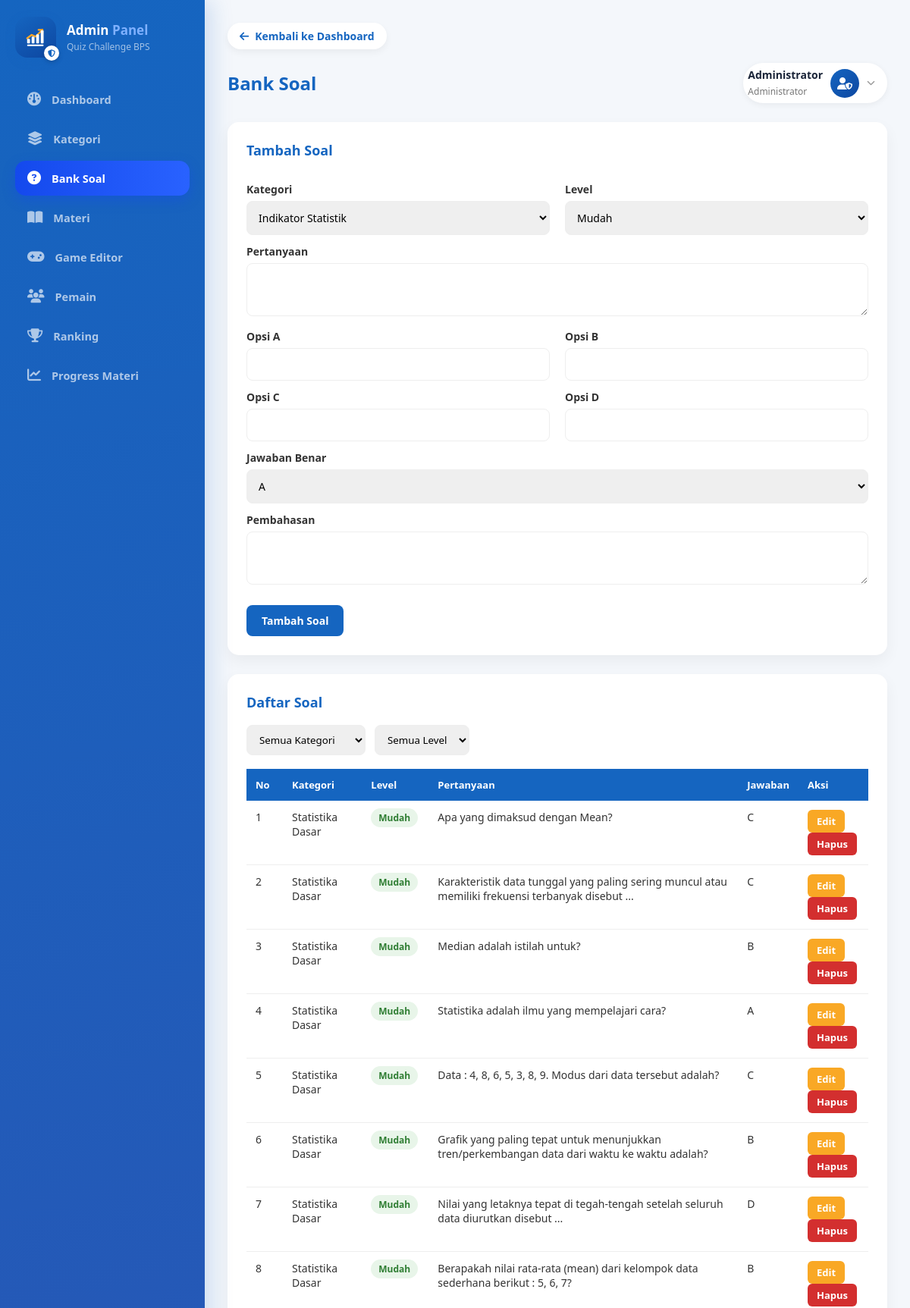
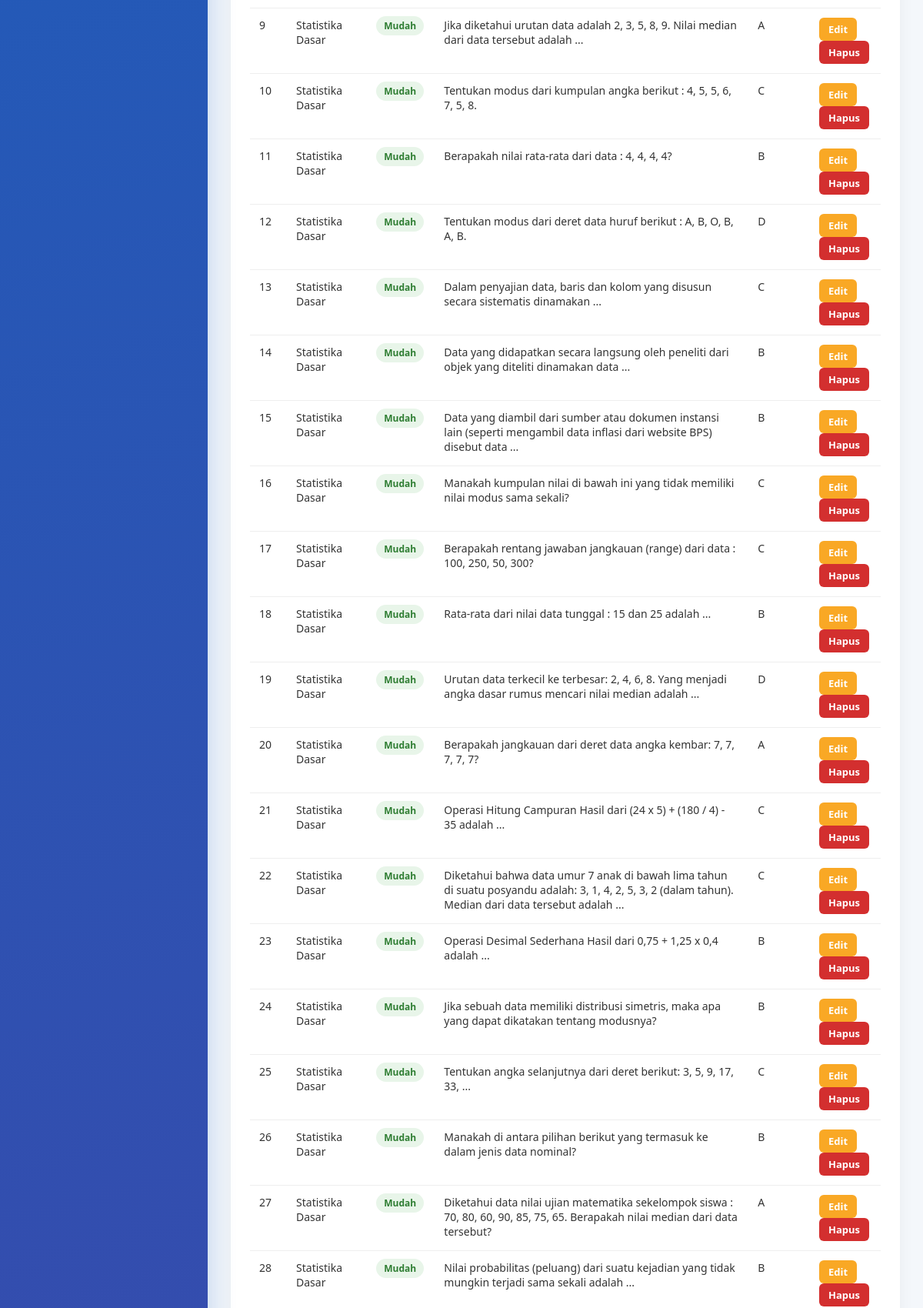
Page /admin/soal.php (signed in, upper part) on the committed database (2 pictures, top to bottom).
### tables this page shows
CREATE TABLE `kategori` (
  `id` int NOT NULL,
  `nama` varchar(100) NOT NULL,
  `icon` varchar(100) DEFAULT NULL,
  `deskripsi` text
);

CREATE TABLE `soal` (
  `id` int NOT NULL,
  `kategori_id` int DEFAULT NULL,
  `level` enum('Mudah','Sedang','Sulit') DEFAULT 'Mudah',
  `pertanyaan` text,
  `opsi_a` varchar(255) DEFAULT NULL,
  `opsi_b` varchar(255) DEFAULT NULL,
  `opsi_c` varchar(255) DEFAULT NULL,
  `opsi_d` varchar(255) DEFAULT NULL,
  `jawaban` char(1) DEFAULT NULL,
  `pembahasan` text,
  `xp` int DEFAULT '10'
);

### admin/auth.php (called while the page is built, shortened)
<?php
require_once __DIR__ . "/../koneksi.php";
$admin_id = (int) $_SESSION['admin_id'];
$stmt = mysqli_prepare($conn, "SELECT * FROM admin WHERE id=?");
mysqli_stmt_bind_param($stmt, "i", $admin_id);
mysqli_stmt_execute($stmt);
$admin = mysqli_fetch_assoc(mysqli_stmt_get_result($stmt));
function e($str) {
    return htmlspecialchars((string) $str, ENT_QUOTES, 'UTF-8');
}

### admin/soal.php (the view, shortened to what this page needs)
<?php
require __DIR__ . "/auth.php";
$levelPilihan = ['Mudah', 'Sedang', 'Sulit'];
$daftarKategoriDropdown = mysqli_query($conn, "SELECT id, nama FROM kategori ORDER BY nama");
$kategoriOptions = [];
while ($k = mysqli_fetch_assoc($daftarKategoriDropdown)) {
    $kategoriOptions[] = $k;
}
$editData = [
    'id' => 0, 'kategori_id' => $kategoriOptions[0]['id'] ?? 0, 'level' => 'Mudah',
    'pertanyaan' => '', 'opsi_a' => '', 'opsi_b' => '', 'opsi_c' => '', 'opsi_d' => '',
    'jawaban' => 'A', 'pembahasan' => ''
];
$sqlList = "
    SELECT s.*, k.nama AS nama_kategori
    FROM soal s
    JOIN kategori k ON k.id = s.kategori_id
";
$sqlList .= " ORDER BY s.kategori_id, FIELD(s.level,'Mudah','Sedang','Sulit'), s.id";
$stmt = mysqli_prepare($conn, $sqlList);
mysqli_stmt_execute($stmt);
$daftarSoal = mysqli_stmt_get_result($stmt);
?>
<!DOCTYPE html>
<html lang="id">
<head>
<link rel="stylesheet" href="assets/admin.css?v=<?= filemtime(__DIR__ . "/assets/admin.css"); ?>">
<link rel="stylesheet"
href="https://cdnjs.cloudflare.com/ajax/libs/font-awesome/6.5.2/css/all.min.css">
</head>
<body>
<div class="admin-container">
<?php require __DIR__ . "/partials/nav.php"; ?>
<main class="admin-content">
<div class="page-watermark">
</div>
<a href="index.php" class="back-link"><i class="fa-solid fa-arrow-left"></i> Kembali ke Dashboard</a>
<div class="admin-topbar">
<h1>Bank Soal</h1>
<?php require __DIR__ . "/partials/profile_widget.php"; ?>
</div>
<div class="admin-panel">
<h2><?= $editData['id'] > 0 ? 'Edit Soal' : 'Tambah Soal'; ?></h2>
<form method="POST" class="admin-form">
<div class="admin-form-row">
<div>
<label>Kategori</label>
<select name="kategori_id" required>
<?php foreach ($kategoriOptions as $k) { ?>
<option value="<?= $k['id']; ?>" <?= $editData['kategori_id'] == $k['id'] ? 'selected' : ''; ?>><?= e($k['nama']); ?></option>
<?php } ?>
</select>
</div>
<div>
<label>Level</label>
<select name="level" required>
<?php foreach ($levelPilihan as $lvl) { ?>
<option value="<?= $lvl; ?>" <?= $editData['level'] == $lvl ? 'selected' : ''; ?>><?= $lvl; ?></option>
<?php } ?>
</select>
</div>
</div>
<label>Pertanyaan</label>
<textarea name="pertanyaan" required><?= e($editData['pertanyaan']); ?></textarea>
<div class="admin-form-row">
<div>
<label>Opsi A</label>
<input type="text" name="opsi_a" value="<?= e($editData['opsi_a']); ?>" required>
</div>
<div>
<label>Opsi B</label>
<input type="text" name="opsi_b" value="<?= e($editData['opsi_b']); ?>" required>
</div>
</div>
<div class="admin-form-row">
<div>
<label>Opsi C</label>
<input type="text" name="opsi_c" value="<?= e($editData['opsi_c']); ?>" required>
</div>
<div>
<label>Opsi D</label>
<input type="text" name="opsi_d" value="<?= e($editData['opsi_d']); ?>" required>
</div>
</div>
<label>Jawaban Benar</label>
<select name="jawaban" required>
<?php foreach (['A','B','C','D'] as $opt) { ?>
<option value="<?= $opt; ?>" <?= $editData['jawaban'] == $opt ? 'selected' : ''; ?>><?= $opt; ?></option>
<?php } ?>
</select>
<label>Pembahasan</label>
<textarea name="pembahasan"><?= e($editData['pembahasan']); ?></textarea>
<br><br>
<button class="btn" type="submit" name="simpan">
<?= $editData['id'] > 0 ? 'Simpan Perubahan' : 'Tambah Soal'; ?>
</button>
</form>
</div>
<div class="admin-panel">
<h2>Daftar Soal</h2>
<form method="GET" class="admin-filter">
<select name="kategori" onchange="this.form.submit()">
<option value="0">Semua Kategori</option>
</select>
<select name="level_filter" onchange="this.form.submit()">
<option value="">Semua Level</option>
</select>
</form>
<table class="admin-table">
<thead>
<tr>
<th>No</th>
<th>Kategori</th>
<th>Level</th>
<th>Pertanyaan</th>
<th>Jawaban</th>
<th>Aksi</th>
</tr>
</thead>
<tbody>
<?php $no = 1; while ($s = mysqli_fetch_assoc($daftarSoal)) { ?>
<tr>
<td><?= $no++; ?></td>
<td><?= e($s['nama_kategori']); ?></td>
<td><span class="badge-level <?= strtolower($s['level']); ?>"><?= e($s['level']); ?></span></td>
<td><?= e($s['pertanyaan']); ?></td>
<td><?= e($s['jawaban']); ?></td>
<td>
<a class="btn btn-sm btn-edit" href="soal.php?edit=<?= $s['id']; ?>">Edit</a>
<a class="btn btn-sm btn-hapus" href="soal.php?hapus=<?= $s['id']; ?>" onclick="return confirm('Yakin hapus soal ini?')">Hapus</a>
</td>
</tr>
<?php } ?>
</tbody>
</table>
</div>
</main>
</div>
</body>
</html>

### admin/partials/profile_widget.php (shortened to what this page needs)
<div class="admin-profile" id="adminProfileWrap">
<div class="admin-profile-info">
<h4><?= e($admin['nama']); ?></h4>
<span>Administrator</span>
</div>
<div class="admin-profile-avatar">
<i class="fa-solid fa-user-shield"></i>
</div>
<i class="fa-solid fa-chevron-down admin-profile-caret"></i>
</div>

### admin/assets/admin.css (style rules this page uses)
:root { --bg:#F4F7FB; --surface:#ffffff; --surface-alt:#F5F7FB; --text:#333333; --text-strong:#1a2438; --text-muted:#777777; --border:#eeeeee; --shadow-sm:rgba(0,0,0,.05); color-scheme:light; }
* { margin:0; padding:0; box-sizing:border-box; font-family:'Segoe UI',Poppins,sans-serif; }
body { background:var(--bg); color:var(--text); transition:background .2s ease,color .2s ease; }
a { text-decoration:none; color:inherit; }
.admin-container { display:flex; min-height:100vh; }
.admin-content { position:relative; margin-left:270px; width:calc(100% - 270px); padding:30px; }
.page-watermark { position:fixed; top:0; left:270px; right:0; bottom:0; display:flex; align-items:center; justify-content:center; overflow:hidden; pointer-events:none; z-index:-1; }
.back-link { display:inline-flex; align-items:center; gap:8px; color:#1565C0; font-weight:600; font-size:14px; margin-bottom:18px; background:var(--surface); padding:8px 16px; border-radius:20px; box-shadow:0 4px 10px rgba(0,0,0,.05); }
.admin-topbar { display:flex; justify-content:space-between; align-items:center; margin-bottom:25px; }
.admin-topbar h1 { font-size:24px; color:#1565C0; }
.admin-topbar span { color:var(--text-muted); font-size:14px; }
.admin-profile { display:flex; align-items:center; gap:10px; position:relative; cursor:pointer; padding:6px 16px 6px 6px; border-radius:30px; background:var(--surface); box-shadow:0 2px 8px rgba(0,0,0,.06); }
.admin-profile-avatar { width:38px; height:38px; border-radius:50%; background:linear-gradient(135deg,#1565C0,#0D47A1); color:#fff; display:flex; align-items:center; justify-content:center; font-size:16px; flex-shrink:0; }
.admin-profile-info h4 { font-size:14px; color:var(--text-strong); }
.admin-profile-info span { font-size:12px; color:var(--text-muted); }
.admin-profile-caret { font-size:11px; color:#999; }
.admin-panel { background:var(--surface); padding:25px; border-radius:15px; box-shadow:0 8px 20px rgba(0,0,0,.05); margin-bottom:25px; }
.admin-panel h2 { color:#1565C0; margin-bottom:18px; font-size:18px; }
.admin-form label { display:block; font-weight:600; margin:12px 0 6px; font-size:14px; }
.admin-form input[type=text], .admin-form input[type=number], .admin-form input[type=password], .admin-form select, .admin-form textarea { width:100%; padding:11px; border:1px solid var(--border); border-radius:8px; font-size:14px; outline:none; }
.admin-form textarea { resize:vertical; min-height:70px; }
.admin-form-row { display:grid; grid-template-columns:1fr 1fr; gap:20px; }
.btn { display:inline-block; padding:11px 20px; background:#1565C0; color:#fff; border:none; border-radius:8px; cursor:pointer; font-size:14px; font-weight:600; transition:.2s; }
.btn-sm { padding:6px 12px; font-size:13px; border-radius:6px; }
.btn-edit { background:#F9A825; }
.btn-hapus { background:#D32F2F; }
.admin-table { width:100%; border-collapse:collapse; margin-top:10px; }
.admin-table th { background:#1565C0; color:#fff; text-align:left; padding:12px; font-size:13px; }
.admin-table td { padding:12px; border-bottom:1px solid var(--border); font-size:14px; vertical-align:top; }
.admin-filter { display:flex; gap:12px; margin-bottom:18px; flex-wrap:wrap; }
.admin-filter select { padding:9px 12px; border-radius:8px; border:1px solid var(--border); }
.badge-level { padding:4px 10px; border-radius:20px; font-size:12px; font-weight:600; }
.badge-level.mudah { background:#E8F5E9; color:#2E7D32; }

### rows in the picture
kategori: level "Mudah", jawaban "A"
soal: kategori.nama "Statistika Dasar", level "Mudah", pertanyaan "Apa yang dimaksud dengan Mean?", jawaban "C"
soal: kategori.nama "Statistika Dasar", level "Mudah", pertanyaan "Karakteristik data tunggal yang paling sering muncul atau memiliki frekuensi terbanyak disebut ...", jawaban "C"
soal: kategori.nama "Statistika Dasar", level "Mudah", pertanyaan "Median adalah istilah untuk?", jawaban "B"
soal: kategori.nama "Statistika Dasar", level "Mudah", pertanyaan "Statistika adalah ilmu yang mempelajari cara?", jawaban "A"
soal: kategori.nama "Statistika Dasar", level "Mudah", pertanyaan "Data : 4, 8, 6, 5, 3, 8, 9. Modus dari data tersebut adalah?", jawaban "C"
soal: kategori.nama "Statistika Dasar", level "Mudah", pertanyaan "Grafik yang paling tepat untuk menunjukkan tren/perkembangan data dari waktu ke waktu adalah?", jawaban "B"
soal: kategori.nama "Statistika Dasar", level "Mudah", pertanyaan "Nilai yang letaknya tepat di tegah-tengah setelah seluruh data diurutkan disebut ...", jawaban "D"
soal: kategori.nama "Statistika Dasar", level "Mudah", pertanyaan "Berapakah nilai rata-rata (mean) dari kelompok data sederhana berikut : 5, 6, 7?", jawaban "B"
soal: kategori.nama "Statistika Dasar", level "Mudah", pertanyaan "Jika diketahui urutan data adalah 2, 3, 5, 8, 9. Nilai median dari data tersebut adalah ...", jawaban "A"
soal: kategori.nama "Statistika Dasar", level "Mudah", pertanyaan "Tentukan modus dari kumpulan angka berikut : 4, 5, 5, 6, 7, 5, 8.", jawaban "C"
soal: kategori.nama "Statistika Dasar", level "Mudah", pertanyaan "Berapakah nilai rata-rata dari data : 4, 4, 4, 4?", jawaban "B"
soal: kategori.nama "Statistika Dasar", level "Mudah", pertanyaan "Tentukan modus dari deret data huruf berikut : A, B, O, B, A, B.", jawaban "D"
soal: kategori.nama "Statistika Dasar", level "Mudah", pertanyaan "Dalam penyajian data, baris dan kolom yang disusun secara sistematis dinamakan ...", jawaban "C"
soal: kategori.nama "Statistika Dasar", level "Mudah", pertanyaan "Data yang didapatkan secara langsung oleh peneliti dari objek yang diteliti dinamakan data ...", jawaban "B"
soal: kategori.nama "Statistika Dasar", level "Mudah", pertanyaan "Data yang diambil dari sumber atau dokumen instansi lain (seperti mengambil data inflasi dari website BPS) disebut data ...", jawaban "B"
soal: kategori.nama "Statistika Dasar", level "Mudah", pertanyaan "Manakah kumpulan nilai di bawah ini yang tidak memiliki nilai modus sama sekali?", jawaban "C"
soal: kategori.nama "Statistika Dasar", level "Mudah", pertanyaan "Berapakah rentang jawaban jangkauan (range) dari data : 100, 250, 50, 300?", jawaban "C"
soal: kategori.nama "Statistika Dasar", level "Mudah", pertanyaan "Rata-rata dari nilai data tunggal : 15 dan 25 adalah ...", jawaban "B"
soal: kategori.nama "Statistika Dasar", level "Mudah", pertanyaan "Urutan data terkecil ke terbesar: 2, 4, 6, 8. Yang menjadi angka dasar rumus mencari nilai median adalah ...", jawaban "D"
soal: kategori.nama "Statistika Dasar", level "Mudah", pertanyaan "Berapakah jangkauan dari deret data angka kembar: 7, 7, 7, 7, 7?", jawaban "A"
soal: kategori.nama "Statistika Dasar", level "Mudah", pertanyaan "Operasi Hitung Campuran Hasil dari (24 x 5) + (180 / 4) - 35 adalah ...", jawaban "C"
soal: kategori.nama "Statistika Dasar", level "Mudah", pertanyaan "Diketahui bahwa data umur 7 anak di bawah lima tahun di suatu posyandu adalah: 3, 1, 4, 2, 5, 3, 2 (dalam tahun). Median dari data tersebut adalah ...", jawaban "C"
soal: kategori.nama "Statistika Dasar", level "Mudah", pertanyaan "Operasi Desimal Sederhana Hasil dari 0,75 + 1,25 x 0,4 adalah ...", jawaban "B"
soal: kategori.nama "Statistika Dasar", level "Mudah", pertanyaan "Jika sebuah data memiliki distribusi simetris, maka apa yang dapat dikatakan tentang modusnya?", jawaban "B"
soal: kategori.nama "Statistika Dasar", level "Mudah", pertanyaan "Tentukan angka selanjutnya dari deret berikut: 3, 5, 9, 17, 33, ...", jawaban "C"
soal: kategori.nama "Statistika Dasar", level "Mudah", pertanyaan "Manakah di antara pilihan berikut yang termasuk ke dalam jenis data nominal?", jawaban "B"
soal: kategori.nama "Statistika Dasar", level "Mudah", pertanyaan "Diketahui data nilai ujian matematika sekelompok siswa : 70, 80, 60, 90, 85, 75, 65. Berapakah nilai median dari data tersebut?", jawaban "A"
soal: kategori.nama "Statistika Dasar", level "Mudah", pertanyaan "Nilai probabilitas (peluang) dari suatu kejadian yang tidak mungkin terjadi sama sekali adalah ...", jawaban "B"

### other values in the picture
$admin['nama'] "Administrator"
form field kategori_id "Indikator Statistik"
